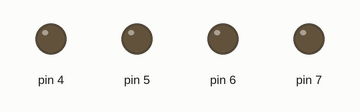
A sketch run on a simulated Arduino Uno, built with avr-gcc and run on an emulated ATmega328P. On the bench: output pins drawn as LEDs (lit = HIGH).

Above: at 0.1 s.
At 10.1 s:
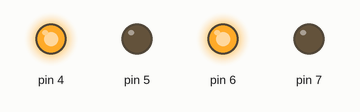
Timing chart, 0 to 11.6 s (numbered marks = the images above):
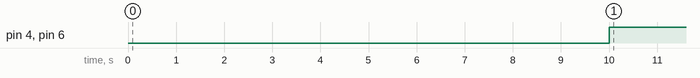

Measured:
- by itself, pin 4, pin 6: LOW → HIGH at 10.0 s

The sketch:

squaremove.ino
```cpp
/*
 * HW6 Q3
 *
 * Created (11/3/2022):
 * Author (Corbin Stickley, cds244):
 */

//2000ms forward is ~43 cm = 1.4ft
//1450ms forward is pretty much exactly 1ft
//725 ms forward = ?
//440 ms left/right is ~90 deg
//120*18ms ~= 13 inches backwards
//
#define MS_INCH_CONV_FW 120
#define MS_INCH_CONV_BW 166
#define TURN_R 530
#define TURN_L 460

int fw_con1v;
int bw_con2v;
int counter = 0;


void turnRight(){
  PORTD = 0b10010000;  //Set port 4 to high, port 5 to low, 7 to high, 6 to low (turn left)
  delay(TURN_R);      //continue turning for half a second
}

void turnLeft(){
  PORTD = 0b01100000;  //Set port 4 to high, port 5 to low, 7 to high, 6 to low (turn right)
   delay(TURN_L);     //back for 1 second
}

void forward(float inches){
  PORTD = 0b01010000;  //Set port 5 to high, port 4 to low (forward)
  delay(inches*MS_INCH_CONV_FW);     //Forward for 1 second
}

void backward(float inches){
  PORTD = 0b10100000;  //Set port 5 to high, port 4 to low (forward)
  delay(inches*MS_INCH_CONV_BW);     //Forward for 1 second
}

void stop(){
  PORTD = 0b00000000;
  delay(4000);
}

void setup(){
  DDRD = 0b11110000;
  delay(10000);
}

void loop() {
  // if (counter == 0){
  //   forward(12.0);
  //   turnRight();
  //   forward(12.0);
  //   turnLeft();
  //   forward(6.0);
  //   backward(18.0);
  //   turnLeft();
  //   forward(12.0);
  //   PORTD = 0b00000000;
  //   counter++;
  // }
  forward(36.0);
  //turnRight();
  //turnRight();
}
```
